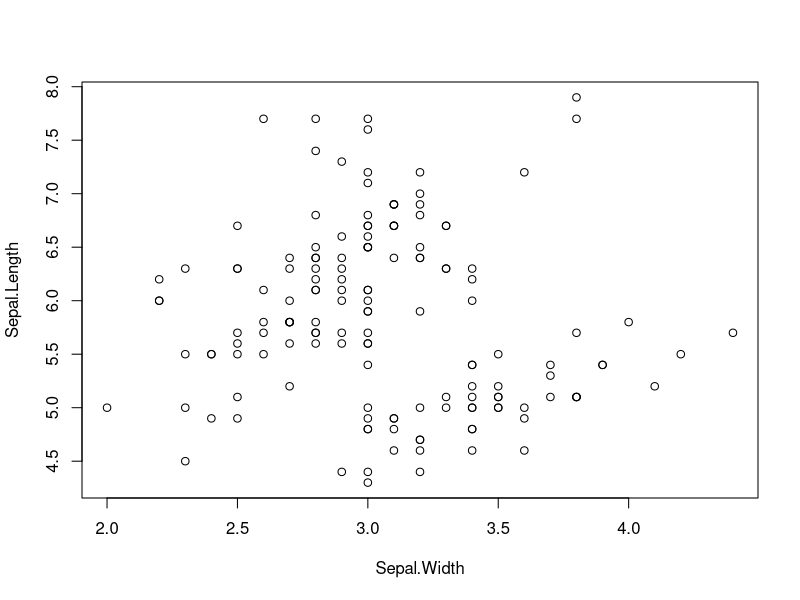
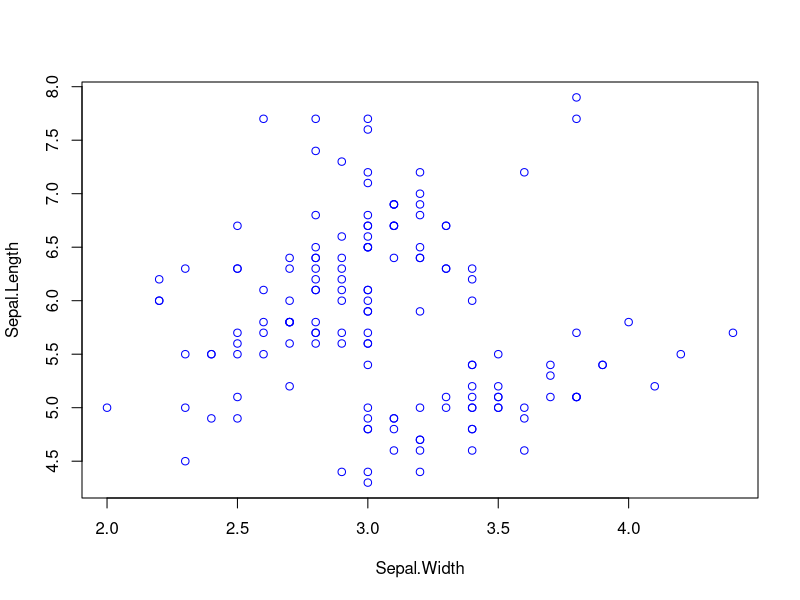
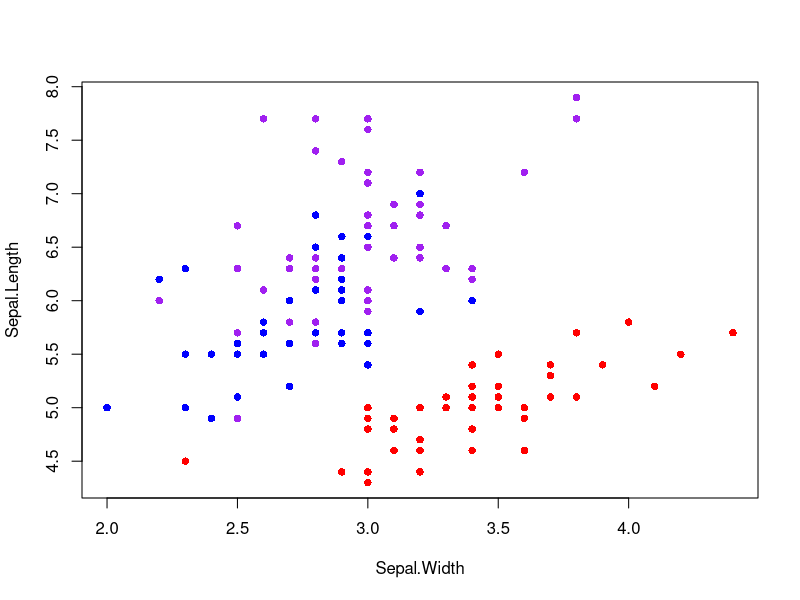
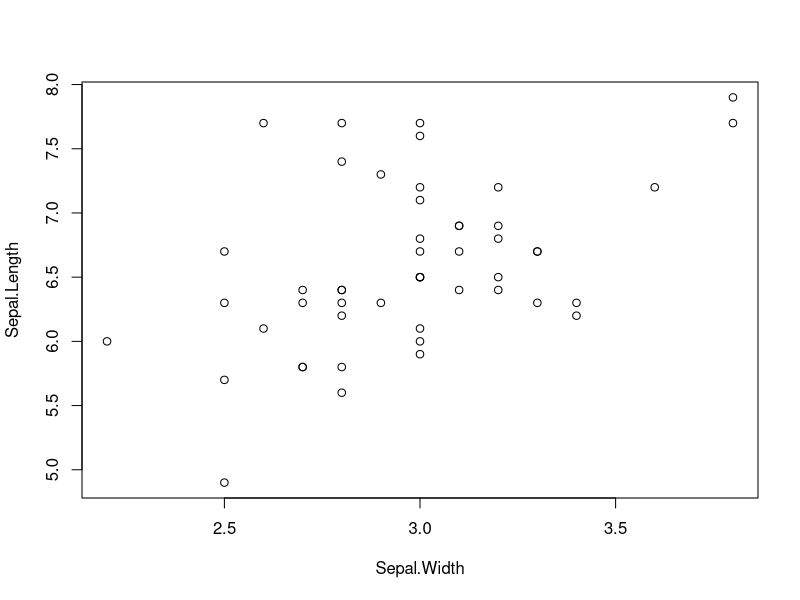
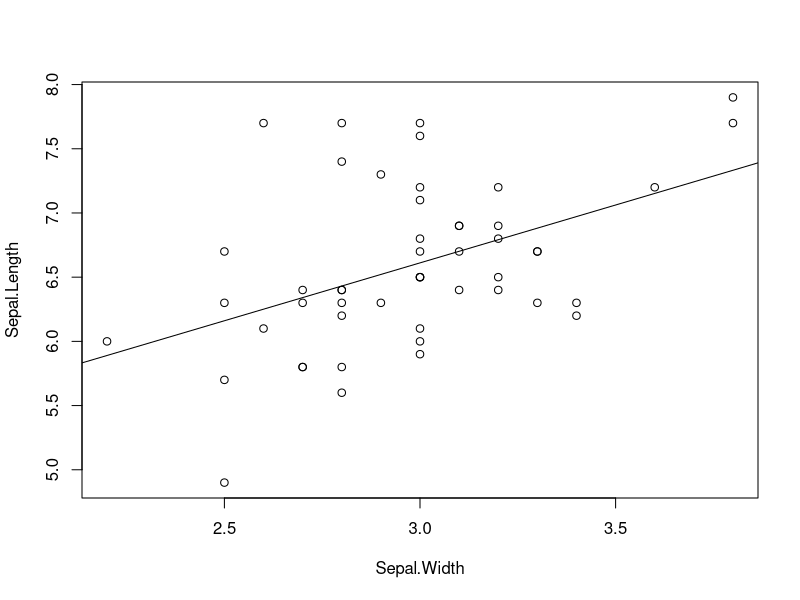
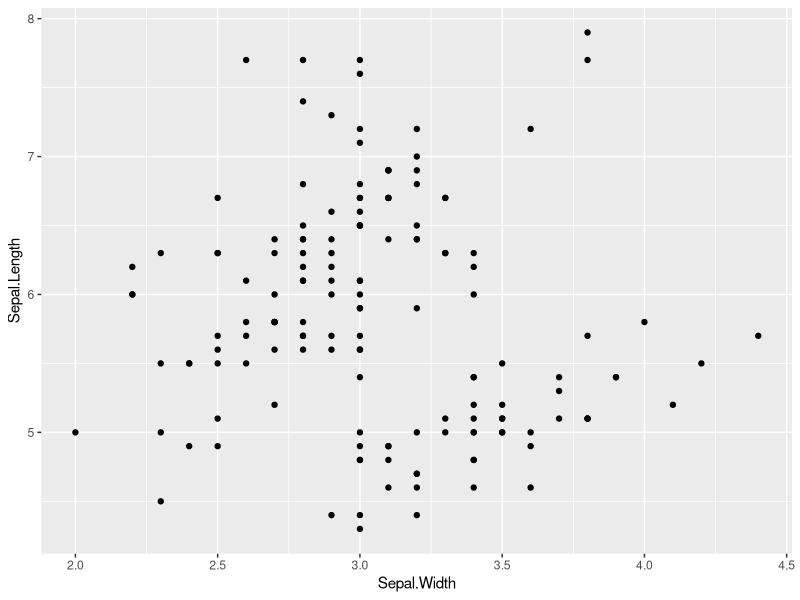
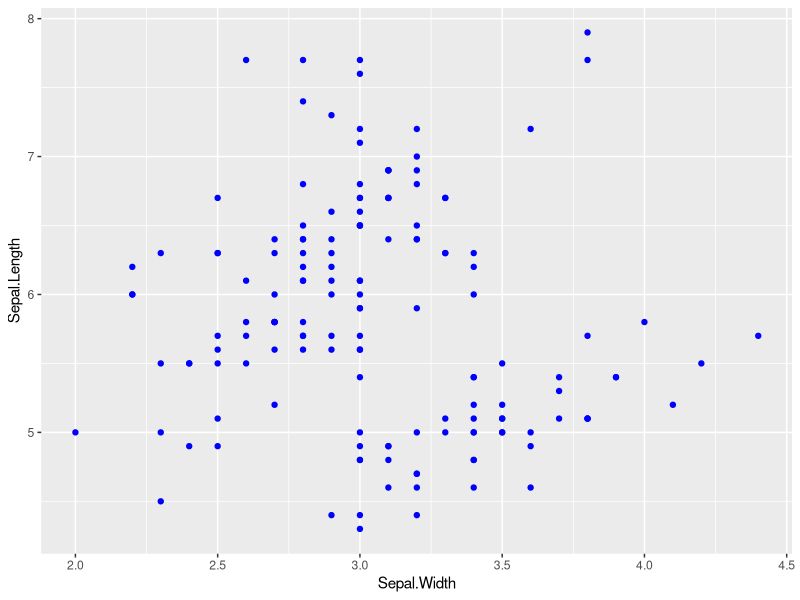
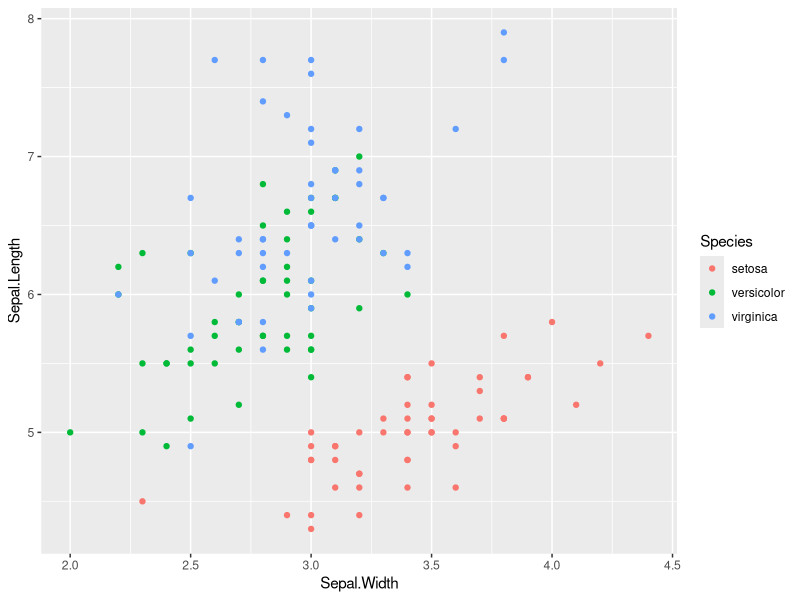

Generate these figures, in order, with R:
# LOAD Anderson'S IRIS DATA #################
data(iris) # load data (already exists in base R)
head(iris)

# VISUALIZING DATA -- CONTINUOUS VARIABLES #########
## Scatterplots in base R ######

### plot sepal length by width ####
plot(Sepal.Length~Sepal.Width, data=iris)

plot(Sepal.Length~Sepal.Width, data=iris, col="blue")

plot(Sepal.Length~Sepal.Width, data=iris, 
     pch=16, col=c("red","blue","purple")[iris$Species] ) # pch makes solid dots w/ separate color for each species

### plot only the data for Iris virginica ####
plot(Sepal.Length~Sepal.Width, data=iris[iris$Species=='virginica',]) ## use brackets to select the columns you want
                                                                      ## read '==' as 'exactly equals'; one '=' doesnt work here

## plot data and add trendline
plot(Sepal.Length~Sepal.Width, data=iris[iris$Species=='virginica',])
abline(lm(Sepal.Length~Sepal.Width, data=iris[iris$Species=='virginica',]))  ## adds line from lm


## Scatterplots in ggplot2 ########
library(tidyverse) ## install tidyverse if necessary

### plot sepal length by width ####
ggplot(data=iris, aes(x=Sepal.Width, y=Sepal.Length)) +                                               
  geom_point() ## compare to line 14

ggplot(data=iris, aes(x=Sepal.Width, y=Sepal.Length)) +                                               
  geom_point(color='blue') ## compare to line 18. Coloring all points the same color is done through geom_point()

ggplot(data=iris, aes(x=Sepal.Width, y=Sepal.Length, color=Species)) +   #for color-coding by species, it must be called in the aes()                                            
  geom_point() ## compare to line 22.

ggplot(data=iris, aes(x=Sepal.Width, y=Sepal.Length, color=Species)) +                                            
  geom_point() + facet_wrap(~Species) ## compare to line 20. facet_wrap() separates into different panels

### plot Sepal.Length by Sepal.Width only the data for Iris virginica ####
ggplot(data=iris %>% filter(Species=='virginica'), aes(x=Sepal.Width, y=Sepal.Length)) +                                               
  geom_point()  ## compare to line 22

### plot data and add trendline ####
ggplot(data=iris %>% filter(Species=='virginica'), aes(x=Sepal.Width, y=Sepal.Length)) +                                               
  geom_point() +
  geom_smooth(method='lm')    ## geom_smooth() adds a regression line and method='lm' says use a linear model. Can fit other types of lines.


### add trendline for all three species  ####                                                                 
ggplot(data=iris, aes(x=Sepal.Width, y=Sepal.Length, color=Species)) + 
  geom_point() +
  geom_smooth(method='lm')

ggplot(data=iris, aes(x=Sepal.Width, y=Sepal.Length)) + 
  geom_point(color="blue") +   ## color outside of aes() changes color of all points (ie. not mapped to a column)
  facet_wrap(~Species) +
  geom_smooth(method='lm')


## Make fancy scatterplots #################################
library(viridis) ## install viridis package if necassary

### default plot for Sepal.Length by Sepal.Width for all three species ####
ggplot(data=iris, aes(x=Sepal.Width, y=Sepal.Length, color=Species)) +          
  geom_point() + geom_smooth(method='lm')

### change theme to new default for better looking plot ####
ggplot(data=iris, aes(x=Sepal.Width, y=Sepal.Length, color=Species)) +          
  geom_point() + geom_smooth(method='lm') +
  theme_bw()

ggplot(data=iris, aes(x=Sepal.Width, y=Sepal.Length, color=Species)) +          
  geom_point(size=3) + geom_smooth(method='lm') + ## change point size to make them bigger
  scale_color_viridis(discrete=T) +               ## change points to a color-blind friendly palette. Can specify specific colors
  theme_bw()


### same plot as above, but plot species with different shaped points ####
ggplot(data=iris, aes(x=Sepal.Width, y=Sepal.Length, shape=Species)) +          
  geom_point(size=3) + geom_smooth(method='lm') +                               
  scale_shape_manual(values=c("circle","square","triangle")) +        ## change shapes. 'shape' must match call in aes()
  theme_bw()

### same plot as above, but plot species by both shape and color ####
ggplot(data=iris, aes(x=Sepal.Width, y=Sepal.Length, shape=Species, color=Species)) +          ## color= in aes() changes point shape mapped to a column in iris
  geom_point(size=3) + geom_smooth(method='lm') +                               ## change point size to make them bigger
  scale_color_viridis(discrete=T) +               ## change points to a color-blind friendly palette
  scale_shape_manual(values=c("circle","square","triangle")) +                  ## change shapes
  theme_bw()

### same plot as above, but plot species by both shape and color ####
ggplot(data=iris, aes(x=Sepal.Width, y=Sepal.Length, shape=Species, color=Species)) +          ## color= in aes() changes point shape mapped to a column in iris
  geom_point(size=3) + geom_smooth(method='lm') +                               ## change point size to make them bigger
  scale_color_viridis(discrete=T) +               ## change points to a color-blind friendly palette
  scale_shape_manual(values=c("circle","square","triangle")) +                  ## change shapes
  facet_wrap(~Species) +
  theme_bw(base_size = 14) # increase font size


## Try on your own ##############################################

### Use the mtcars dataset ####
data(mtcars)
?mtcars
head(mtcars)

# 1. Plot x=mpg by y=hp  
# 2. Color code points by wt
# 3. Add trendline. Make the background white. theme_bw is okay, if time try playing around with other themes.
# 4. Facet wrap by cylinders
# 5. Add some regression lines


# VISUALIZING DATA -- CATEGORICAL VARIABLES #########
## Boxplots in base R #############
data(iris) # load data (already exists in base R)
head(iris)
View(iris)

### plot Sepal.Length by Species ####
plot(Sepal.Length~Species, data=iris) #make boxplot

### plot Sepal.Length by Species with color ####
plot(Sepal.Length~Species, data=iris, col=c("red","blue","purple")) #make boxplot with color


## PLOTS FOR CATEGORICAL DATA IN GGPLOT ##########

### boxplot of Sepal.Length by Species ####
ggplot(iris, aes(x=Species, y=Sepal.Length)) + geom_boxplot()

### boxplot w/ points for Sepal.Length by Species ####
ggplot(iris, aes(x=Species, y=Sepal.Length)) + geom_boxplot() + 
  geom_point()

### boxplot w/ jittered points for Sepal.Length by Species ####
ggplot(iris, aes(x=Species, y=Sepal.Length)) + geom_boxplot() + 
  geom_jitter()

### boxplot w/ jittered points for Sepal.Length by Species (fix jittering) ####
ggplot(iris, aes(x=Species, y=Sepal.Length)) + geom_boxplot(outlier.shape=NA) + 
  geom_jitter(height=0, width=.15)

### dotplot for Sepal.Length by Species (fix jittering) ####
ggplot(iris, aes(x=Species, y=Sepal.Length)) + 
  geom_dotplot(binaxis = "y", stackdir = "center") 

### violin plot for Sepal.Length by Species ####
ggplot(iris, aes(x=Species, y=Sepal.Length)) + geom_violin(trim=F)  

### violin plot (w/ dotplot) for Sepal.Length by Species ####
ggplot(iris, aes(x=Species, y=Sepal.Length)) + geom_violin(trim=F) + 
  geom_dotplot(binaxis = "y", stackdir = "center") 

### violin plot (w/ boxplot) for Sepal.Length by Species ####
ggplot(iris, aes(x=Species, y=Sepal.Length)) + geom_violin(trim=F, bw=.5) + 
  geom_boxplot(width=.1)


## ADDING COLOR AND MEANS TO GGPLOTS #############################

### change color of boxes ####
ggplot(iris, aes(x=Species, y=Sepal.Length, fill=Species)) + 
  geom_boxplot(outlier.shape=NA) + 
  geom_jitter(height=0, width=.15) + 
  scale_fill_viridis(discrete=T)               ## change points to a color-blind friendly palette

### boxplot of Sepal.Length by Species w/ mean ####
ggplot(iris, aes(x=Species, y=Sepal.Length, fill=Species)) + 
  geom_boxplot(outlier.shape=NA) + 
  geom_jitter(height=0, width=.15) + 
  scale_fill_viridis(discrete=T)  +             
  stat_summary(fun=mean, geom="point", size=4, color="red") ## add point for mean

### boxplot of Sepal.Length by Species w/ mean and BW theme ####
ggplot(iris, aes(x=Species, y=Sepal.Length, fill=Species)) + 
  geom_boxplot(outlier.shape=NA) + 
  geom_jitter(height=0, width=.15) + 
  scale_fill_viridis(discrete=T)  +             
  stat_summary(fun=mean, geom="point", size=4, color="red") +
  theme_bw(base_size = 16) 


### setup plot for saving as .tiff file ####
plot1 <- ggplot(iris, aes(x=Species, y=Sepal.Length, fill=Species)) +  ## plot now saved as object called 'plot1'
  geom_boxplot(outlier.shape=NA) + 
  geom_jitter(height=0, width=.15) + 
  scale_fill_viridis(discrete=T)  +             
  stat_summary(fun=mean, geom="point", size=3, color="red") +
  theme_bw(base_size = 16) 


### save as .tiff file ####
ggsave("ExamplePlot.tiff", plot1, width=6, height=3, units="in", dpi=300)

## Try on your own Part 2 ###############################################

### Use the mtcars dataset ####
data(mtcars)
?mtcars
head(mtcars)

# 1. Make a boxplot of mpg for the three cyl groups. You should have three boxes. If only one, why? (hint: what type of variable is cyl)
# 2. Change colors, themes, etc.
# 3. Add jittered datapoints on the graph
# 4. ADVANCED: have x-axis cyl and fill boxplots by gear (engine type)


